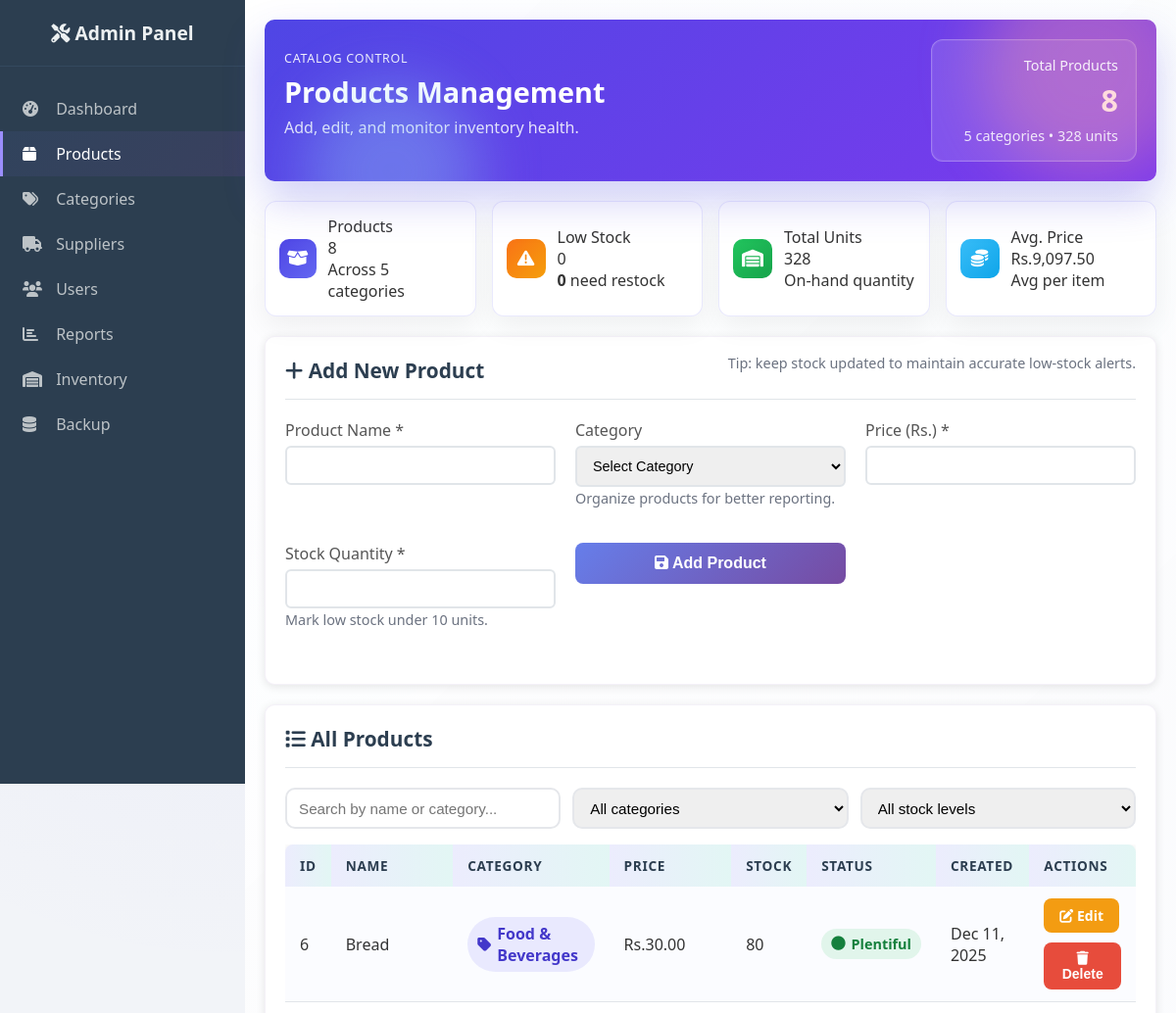
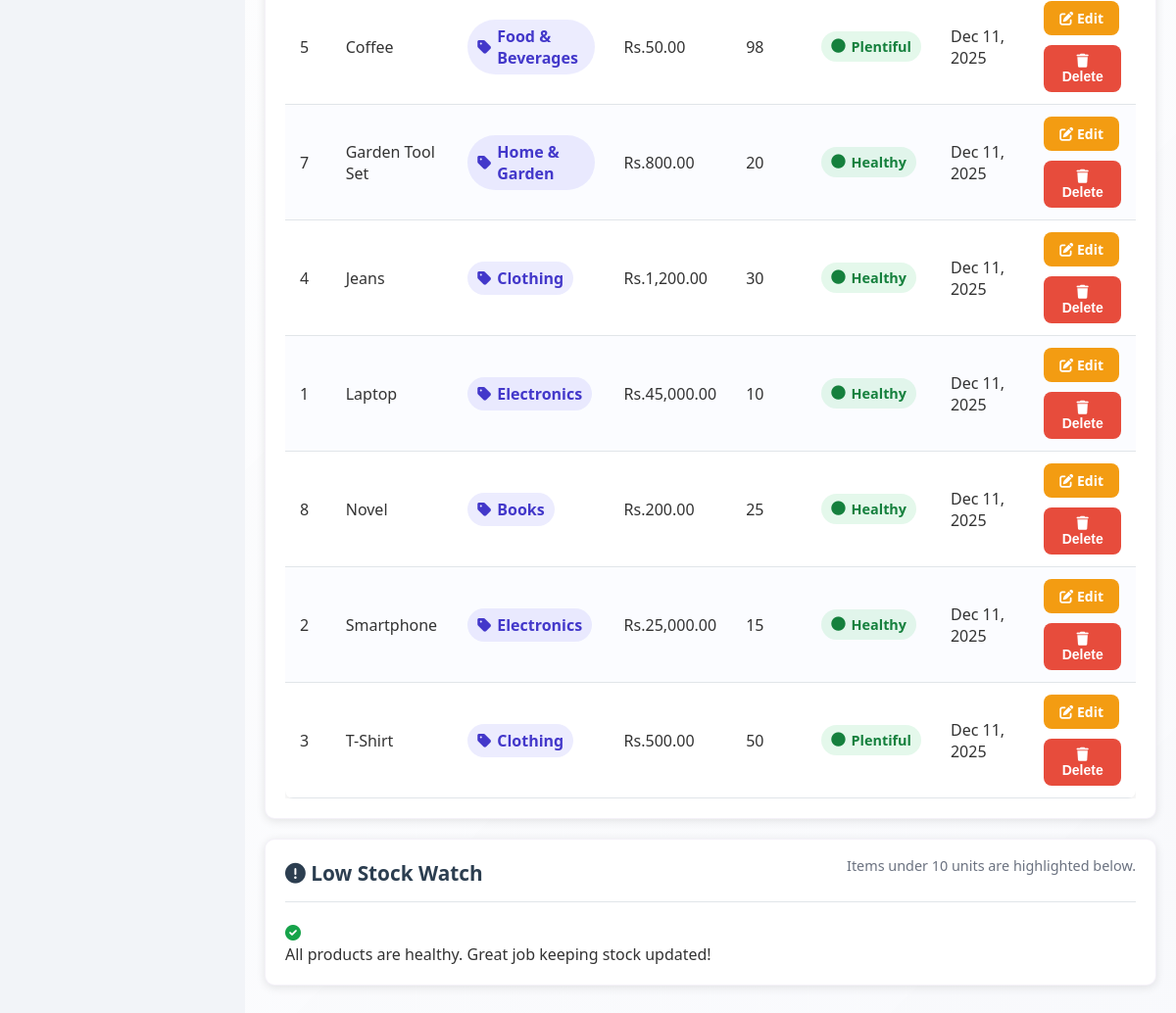
/admin/products.php (signed in), run on the app's committed database (2 pictures, top to bottom).
### tables this page shows
CREATE TABLE `products` (
  `id` int(11) NOT NULL AUTO_INCREMENT,
  `name` varchar(200) NOT NULL,
  `category_id` int(11) DEFAULT NULL,
  `price` decimal(10,2) NOT NULL,
  `stock` int(11) NOT NULL DEFAULT 0,
  `created_at` timestamp NOT NULL DEFAULT current_timestamp(),
  PRIMARY KEY (`id`),
  KEY `category_id` (`category_id`),
  CONSTRAINT `products_ibfk_1` FOREIGN KEY (`category_id`) REFERENCES `categories` (`id`) ON DELETE SET NULL
);

CREATE TABLE `categories` (
  `id` int(11) NOT NULL AUTO_INCREMENT,
  `name` varchar(100) NOT NULL,
  `description` text DEFAULT NULL,
  `created_at` timestamp NOT NULL DEFAULT current_timestamp(),
  PRIMARY KEY (`id`)
);

### admin/products.php (the view, shortened to what this page needs)
<?php
require_once '../config/database.php';
$stmt = $pdo->query("SELECT * FROM categories ORDER BY name");
$categories = $stmt->fetchAll();
$stmt = $pdo->query("
    SELECT p.*, c.name as category_name
    FROM products p
    LEFT JOIN categories c ON p.category_id = c.id
    ORDER BY p.name
");
$products = $stmt->fetchAll();
$totalProducts = count($products);
$categoryCount = count($categories);
$lowStockProducts = [];
$totalStock = 0;
$sumPrice = 0;
foreach ($products as $p) {
    $totalStock += (int)($p['stock'] ?? 0);
    $sumPrice += (float)($p['price'] ?? 0);
}
$avgPrice = $totalProducts > 0 ? $sumPrice / $totalProducts : 0;
$lowStockCount = count($lowStockProducts);
$editProduct = null;
?>
<!DOCTYPE html>
<html lang="en">
<head>
    <link rel="stylesheet" href="../assets/css/style.css">
    <link href="https://cdnjs.cloudflare.com/ajax/libs/font-awesome/6.0.0/css/all.min.css" rel="stylesheet">
</head>
<body class="admin-dashboard">
    <div class="dashboard-container">
        <div class="sidebar">
            <div class="sidebar-header">
                <h2><i class="fas fa-tools"></i> Admin Panel</h2>
            </div>
            <nav class="sidebar-nav">
                <a href="dashboard.php" class="nav-item">
                    <i class="fas fa-tachometer-alt"></i> Dashboard
                </a>
                <a href="products.php" class="nav-item active">
                    <i class="fas fa-box"></i> Products
                </a>
                <a href="categories.php" class="nav-item">
                    <i class="fas fa-tags"></i> Categories
                </a>
                <a href="suppliers.php" class="nav-item">
                    <i class="fas fa-truck"></i> Suppliers
                </a>
                <a href="users.php" class="nav-item">
                    <i class="fas fa-users"></i> Users
                </a>
                <a href="reports.php" class="nav-item">
                    <i class="fas fa-chart-bar"></i> Reports
                </a>
                <a href="inventory.php" class="nav-item">
                    <i class="fas fa-warehouse"></i> Inventory
                </a>
                <a href="backup.php" class="nav-item">
                    <i class="fas fa-database"></i> Backup
                </a>
            </nav>
        </div>
        <div class="main-content">
            <div class="header hero-header">
                <div>
                    <p class="eyebrow">Catalog Control</p>
                    <h1>Products Management</h1>
                    <p class="subhead">Add, edit, and monitor inventory health.</p>
                </div>
                <div class="hero-metric">
                    <div class="metric-label">Total Products</div>
                    <div class="metric-value"><?php echo number_format($totalProducts); ?></div>
                    <div class="metric-sub"><?php echo $categoryCount; ?> categories • <?php echo $totalStock; ?> units</div>
                </div>
            </div>
            <div class="stat-grid">
                <div class="mini-stat">
                    <span class="mini-icon products"><i class="fas fa-box-open"></i></span>
                    <div>
                        <div class="summary-label">Products</div>
                        <div class="summary-value"><?php echo number_format($totalProducts); ?></div>
                        <span class="subline">Across <?php echo $categoryCount; ?> categories</span>
                    </div>
                </div>
                <div class="mini-stat">
                    <span class="mini-icon low"><i class="fas fa-exclamation-triangle"></i></span>
                    <div>
                        <div class="summary-label">Low Stock</div>
                        <div class="summary-value"><?php echo $lowStockCount; ?></div>
                        <span class="subline"><strong><?php echo $lowStockCount; ?></strong> need restock</span>
                    </div>
                </div>
                <div class="mini-stat">
                    <span class="mini-icon stock"><i class="fas fa-warehouse"></i></span>
                    <div>
                        <div class="summary-label">Total Units</div>
                        <div class="summary-value"><?php echo number_format($totalStock); ?></div>
                        <span class="subline">On-hand quantity</span>
                    </div>
                </div>
                <div class="mini-stat">
                    <span class="mini-icon price"><i class="fas fa-coins"></i></span>
                    <div>
                        <div class="summary-label">Avg. Price</div>
                        <div class="summary-value">Rs.<?php echo number_format($avgPrice, 2); ?></div>
                        <span class="subline">Avg per item</span>
                    </div>
                </div>
            </div>
            <div class="card">
                <div class="card-header">
                    <h3>
                        <i class="fas fa-plus"></i>
                        <?php echo $editProduct ? 'Edit Product' : 'Add New Product'; ?>
                    </h3>
                    <p class="helper">Tip: keep stock updated to maintain accurate low-stock alerts.</p>
                </div>
                <form method="POST" class="form-row">
                    <div class="form-group">
                        <label for="name">Product Name *</label>
                        <input type="text" id="name" name="name"
                               value="<?php echo $editProduct ? htmlspecialchars($editProduct['name']) : ''; ?>"
                               required>
                    </div>
                    <div class="form-group">
                        <label for="category_id">Category</label>
                        <select id="category_id" name="category_id">
                            <option value="">Select Category</option>
                        </select>
                        <small class="helper">Organize products for better reporting.</small>
                    </div>
                    <div class="form-group">
                        <label for="price">Price (Rs.) *</label>
                        <input type="number" id="price" name="price" step="0.01" min="0"
                               value="<?php echo $editProduct ? $editProduct['price'] : ''; ?>"
                               required>
                    </div>
                    <div class="form-group">
                        <label for="stock">Stock Quantity *</label>
                        <input type="text" id="stock" name="stock" min="0"
                               value="<?php echo $editProduct ? $editProduct['stock'] : ''; ?>"
                               required>
                        <small class="helper">Mark low stock under 10 units.</small>
                    </div>
                    <div class="form-group">
                        <button type="submit" class="btn btn-primary">
                            <i class="fas fa-save"></i>
                            <?php echo $editProduct ? 'Update Product' : 'Add Product'; ?>
                        </button>
                    </div>
                </form>
            </div>
            <div class="card">
                <div class="card-header">
                    <h3><i class="fas fa-list"></i> All Products</h3>
                </div>
                <div class="filters-row">
                    <input type="text" id="productSearch" placeholder="Search by name or category...">
                    <select id="categoryFilter">
                        <option value="">All categories</option>
                    </select>
                    <select id="stockFilter">
                        <option value="">All stock levels</option>
                    </select>
                </div>
                <div class="table-container">
                    <table class="table modern interactive-table" id="productsTable">
                        <thead>
                            <tr>
                                <th>ID</th>
                                <th>Name</th>
                                <th>Category</th>
                                <th>Price</th>
                                <th>Stock</th>
                                <th>Status</th>
                                <th>Created</th>
                                <th>Actions</th>
                            </tr>
                        </thead>
                        <tbody>
                            <?php foreach ($products as $product): ?>
                            <?php
                                $stock = (int)$product['stock'];
                                if ($stock < 5) { $stockClass = 'danger'; $stockLabel = 'Critical'; }
                                elseif ($stock < 10) { $stockClass = 'warning'; $stockLabel = 'Low'; }
                                elseif ($stock < 50) { $stockClass = 'success'; $stockLabel = 'Healthy'; }
                                else { $stockClass = 'success'; $stockLabel = 'Plentiful'; }
                            ?>
                            <tr data-name="<?php echo strtolower($product['name']); ?>"
                                data-category="<?php echo strtolower($product['category_name'] ?? 'uncategorized'); ?>"
                                data-stock="<?php echo $stock; ?>">
                                <td><?php echo $product['id']; ?></td>
                                <td><?php echo htmlspecialchars($product['name']); ?></td>
                                <td>
                                    <span class="category-pill">
                                        <i class="fas fa-tag"></i>
                                        <?php echo htmlspecialchars($product['category_name'] ?? 'Uncategorized'); ?>
                                    </span>
                                </td>
                                <td>Rs.<?php echo number_format($product['price'], 2); ?></td>
                                <td><?php echo $stock; ?></td>
                                <td>
                                    <span class="badge-soft <?php echo $stockClass; ?>">
                                        <i class="fas fa-circle"></i> <?php echo $stockLabel; ?>
                                    </span>
                                </td>
                                <td><?php echo date('M d, Y', strtotime($product['created_at'])); ?></td>
                                <td>
                                    <div class="btn-group">
                                        <a href="?edit=<?php echo $product['id']; ?>" class="btn btn-warning btn-sm">
                                            <i class="fas fa-edit"></i> Edit
                                        </a>
                                        <form method="POST" style="display: inline;"
                                              onsubmit="return confirm('Are you sure you want to delete this product?')">
                                            <button type="submit" class="btn btn-danger btn-sm">
                                                <i class="fas fa-trash"></i> Delete
                                            </button>
                                        </form>
                                    </div>
                                </td>
                            </tr>
                            <?php endforeach; ?>
                        </tbody>
                    </table>
                </div>
            </div>
            <div class="card">
                <div class="card-header">
                    <h3><i class="fas fa-exclamation-circle"></i> Low Stock Watch</h3>
                    <span class="helper">Items under 10 units are highlighted below.</span>
                </div>
                <div class="table-container">
                    <?php if ($lowStockCount > 0): ?>
                        <table class="table modern interactive-table">
                            <thead>
                                <tr>
                                    <th>Product</th>
                                    <th>Category</th>
                                    <th>Stock</th>
                                    <th>Price</th>
                                    <th>Actions</th>
                                </tr>
                            </thead>
                            <tbody>
                                <?php foreach ($lowStockProducts as $product): ?>
                                <tr>
                                    <td><strong><?php echo htmlspecialchars($product['name']); ?></strong></td>
                                    <td><?php echo htmlspecialchars($product['category_name'] ?? 'Uncategorized'); ?></td>
                                    <td>
                                        <span class="badge-soft danger"><i class="fas fa-arrow-down"></i> <?php echo $product['stock']; ?></span>
                                    </td>
                                    <td>Rs.<?php echo number_format($product['price'], 2); ?></td>
                                    <td>
                                        <a href="?edit=<?php echo $product['id']; ?>" class="btn btn-warning btn-sm">
                                            <i class="fas fa-edit"></i> Update
                                        </a>
                                    </td>
                                </tr>
                                <?php endforeach; ?>
                            </tbody>
                        </table>
                    <?php else: ?>
                        <div class="empty-state">
                            <i class="fas fa-check-circle" style="color:#16a34a;"></i>
                            <p>All products are healthy. Great job keeping stock updated!</p>
                        </div>
                    <?php endif; ?>
                </div>
            </div>
        </div>
    </div>
</body>
</html>

### data on the page
products: id "6", name "Bread", category.name "Food & Beverages", price "30.00", stock "80", stock "Plentiful", created_at "Dec 11, 2025"
products: id "5", name "Coffee", category.name "Food & Beverages", price "50.00", stock "98", stock "Plentiful", created_at "Dec 11, 2025"
products: id "7", name "Garden Tool Set", category.name "Home & Garden", price "800.00", stock "20", stock "Healthy", created_at "Dec 11, 2025"
products: id "4", name "Jeans", category.name "Clothing", price "1,200.00", stock "30", stock "Healthy", created_at "Dec 11, 2025"
products: id "1", name "Laptop", category.name "Electronics", price "45,000.00", stock "10", stock "Healthy", created_at "Dec 11, 2025"
products: id "8", name "Novel", category.name "Books", price "200.00", stock "25", stock "Healthy", created_at "Dec 11, 2025"
products: id "2", name "Smartphone", category.name "Electronics", price "25,000.00", stock "15", stock "Healthy", created_at "Dec 11, 2025"
products: id "3", name "T-Shirt", category.name "Clothing", price "500.00", stock "50", stock "Plentiful", created_at "Dec 11, 2025"

### other printed values
$totalProducts "8"
$categoryCount "5"
$totalStock "328"
$lowStockCount "0"
$avgPrice "9,097.50"
